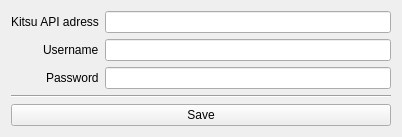
<?xml version="1.0" encoding="UTF-8"?>
<ui version="4.0">
 <class>Form</class>
 <widget class="QWidget" name="Form">
  <property name="windowModality">
   <enum>Qt::NonModal</enum>
  </property>
  <property name="sizePolicy">
   <sizepolicy hsizetype="MinimumExpanding" vsizetype="Minimum">
    <horstretch>0</horstretch>
    <verstretch>0</verstretch>
   </sizepolicy>
  </property>
  <property name="minimumSize">
   <size>
    <width>402</width>
    <height>136</height>
   </size>
  </property>
  <property name="windowTitle">
   <string>Form</string>
  </property>
  <layout class="QVBoxLayout" name="verticalLayout">
   <item>
    <layout class="QFormLayout" name="settings_form_layout">
     <property name="rowWrapPolicy">
      <enum>QFormLayout::DontWrapRows</enum>
     </property>
     <property name="labelAlignment">
      <set>Qt::AlignRight|Qt::AlignTrailing|Qt::AlignVCenter</set>
     </property>
     <item row="0" column="0">
      <widget class="QLabel" name="label">
       <property name="text">
        <string>Kitsu API adress</string>
       </property>
      </widget>
     </item>
     <item row="0" column="1">
      <widget class="QLineEdit" name="lineEdit"/>
     </item>
     <item row="1" column="0">
      <widget class="QLabel" name="label_2">
       <property name="text">
        <string>Username</string>
       </property>
      </widget>
     </item>
     <item row="1" column="1">
      <widget class="QLineEdit" name="lineEdit_2"/>
     </item>
     <item row="2" column="0">
      <widget class="QLabel" name="label_3">
       <property name="text">
        <string>Password</string>
       </property>
      </widget>
     </item>
     <item row="2" column="1">
      <widget class="QLineEdit" name="lineEdit_3">
       <property name="echoMode">
        <enum>QLineEdit::Password</enum>
       </property>
      </widget>
     </item>
    </layout>
   </item>
   <item>
    <widget class="Line" name="line">
     <property name="orientation">
      <enum>Qt::Horizontal</enum>
     </property>
    </widget>
   </item>
   <item>
    <widget class="QPushButton" name="save_settings_button">
     <property name="text">
      <string>Save</string>
     </property>
    </widget>
   </item>
  </layout>
 </widget>
 <resources/>
 <connections/>
</ui>
